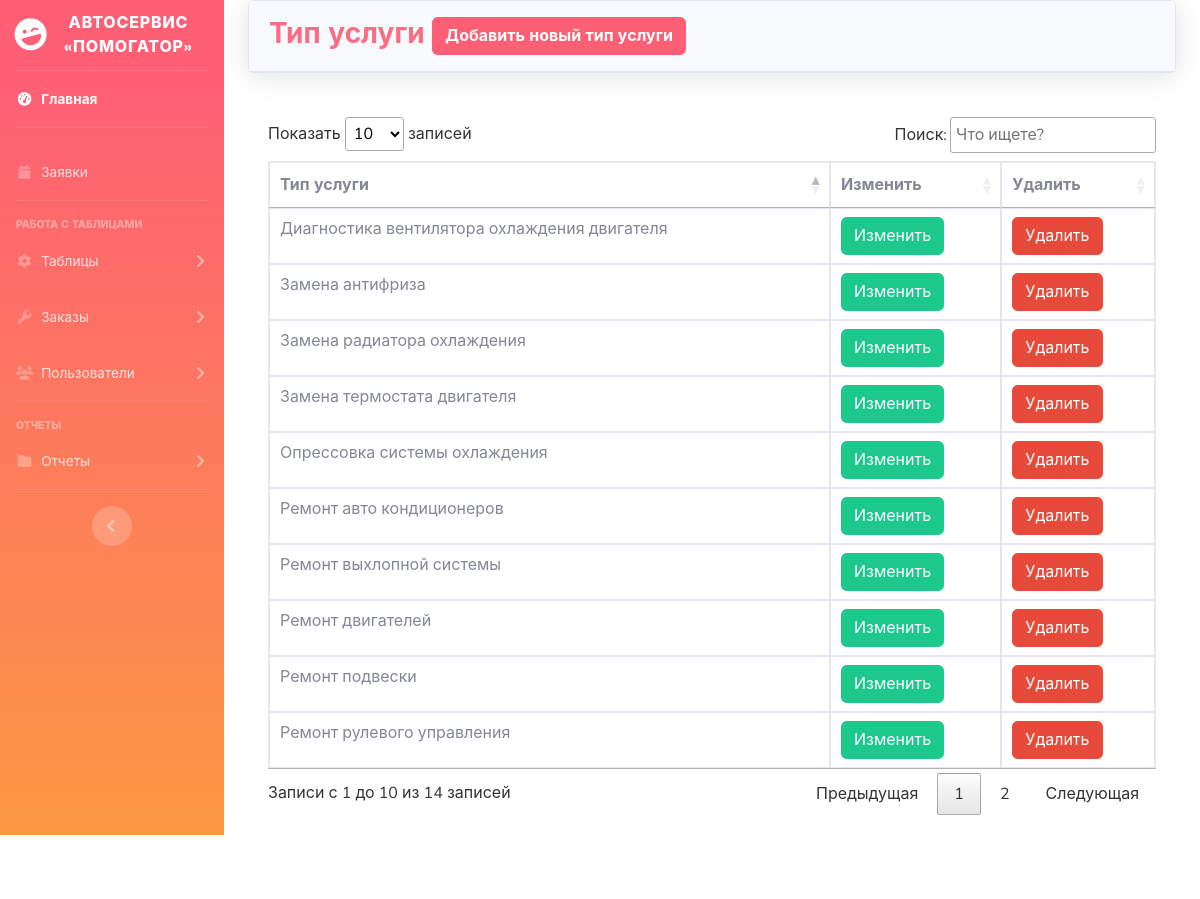
/admin/servicetype.php, run on the app's committed database.
### tables this page shows
CREATE TABLE `servicetype` (
  `id_type` int(11) NOT NULL,
  `type` varchar(130) NOT NULL
);

### admin/servicetype.php (the view, shortened to what this page needs)
<?php
include('security.php');
include('includes/header.php');
include('includes/navbar.php');
?>
<div class="container-fluid">
    <div class="card shadow mb-4">
        <div class="card-header py-3">
            <h3 class="m-0 font-weight-bold text-primary">Тип услуги
            <button type="button" class="btn btn-primary font-weight-bold" data-toggle="modal" data-target="#addservicetype">
                Добавить новый тип услуги
            </button>
            </h3>
        </div>
    </div>
    <div class="card-body">
        <div class="table-responsive">
            <?php
            $query = "SELECT * FROM `servicetype`";
            $query_run = mysqli_query($connection, $query);
            if(mysqli_num_rows($query_run) > 0)
            {
                ?>
            <table class="table table-bordered" id="dataTable" width="100%" cellspacing="0">
                <thead>
                    <tr>
                        <th>Тип услуги</th>
                        <th>Изменить</th>
                        <th>Удалить</th>
                    </tr>
                </thead>
                <tbody>
                    <?php
                        while($row = mysqli_fetch_assoc($query_run))
                        {
                    ?>
                        <tr>
                            <td><?php echo $row['type'] ?></td>
                            <td>
                                <form action="servicetype_edit.php" method="POST">
                                    <button type="submit" name="edit_data_btn" class="btn btn-success">Изменить</button>
                                </form>
                            </td>
                            <td>
                                <form action="code.php" method="POST">
                                    <button type="submit" name="service_delete_btn" class="btn btn-danger">Удалить</button>
                                </form>
                            </td>
                        </tr>
                    <?php
                        }
                    ?>
                </tbody>
            </table>
            <?php
            }
            else
            {
                echo "Записи не найдены";
            }
            ?>
        </div>
    </div>
    </div>
</div>
<?php
include('includes/footer.php');
?>

### data on the page
servicetype: type "Ремонт рулевого управления"
servicetype: type "Ремонт подвески"
servicetype: type "Ремонт авто кондиционеров"
servicetype: type "Ремонт двигателей"
servicetype: type "Ремонт выхлопной системы"
servicetype: type "Замена антифриза"
servicetype: type "Опрессовка системы охлаждения"
servicetype: type "Замена радиатора охлаждения"
servicetype: type "Замена термостата двигателя"
servicetype: type "Диагностика вентилятора охлаждения двигателя"
